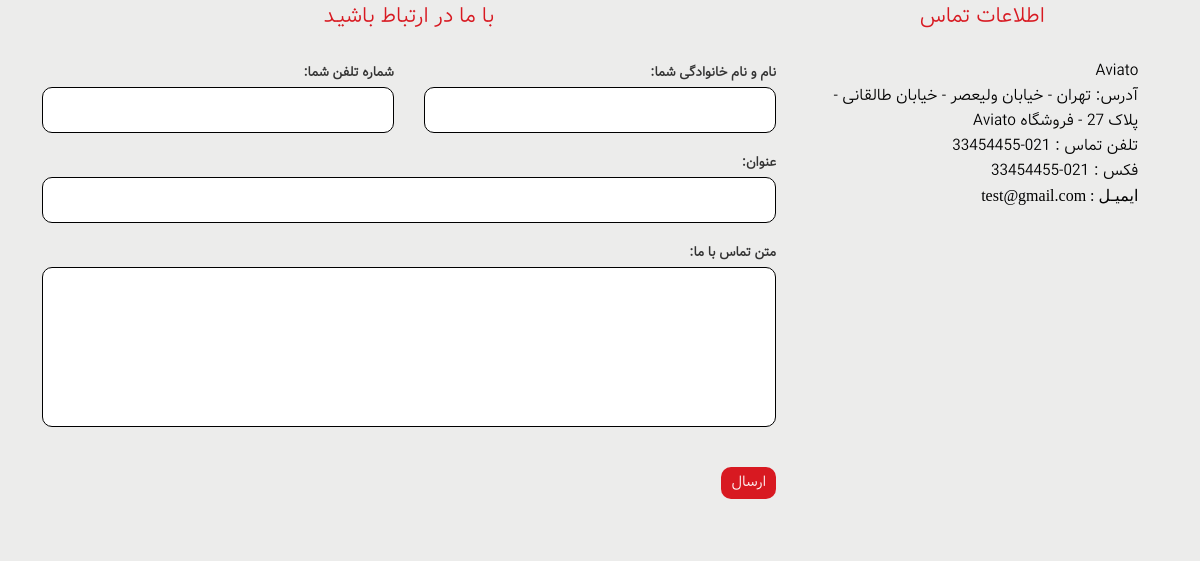
The page /contact-us/ on the database as committed earlier.
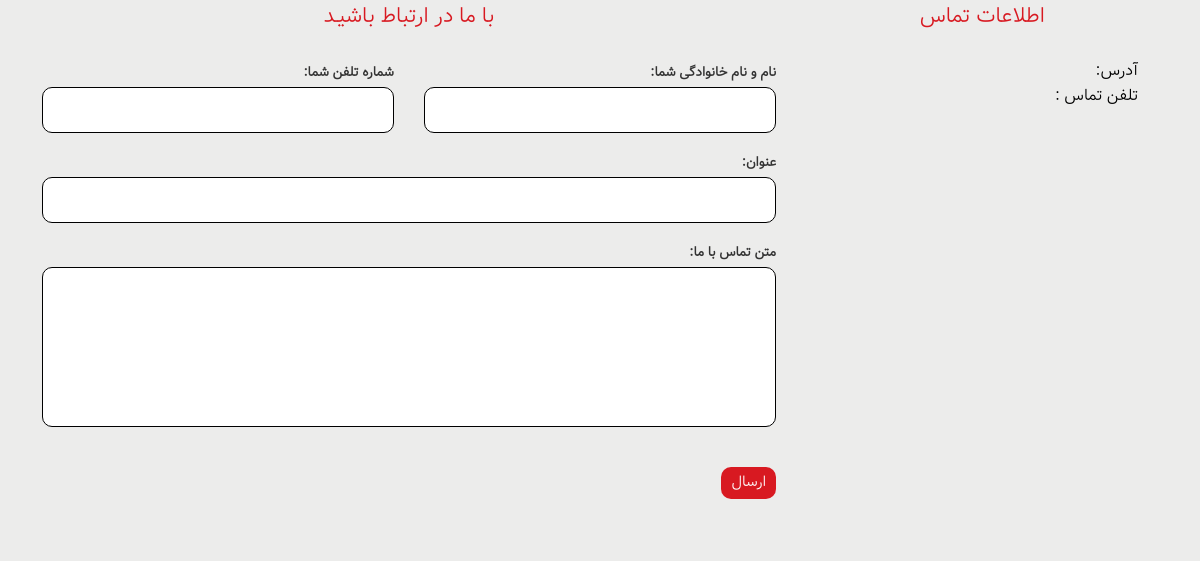
The same page on the database as committed later.
### site_module/models.py (models this page shows, shortened)
class SiteSetting(models.Model):
    site_name = models.CharField(max_length=200, verbose_name='نام سایت')
    site_url = models.CharField(max_length=200, verbose_name='دامنه سایت')
    address = models.CharField(max_length=200, verbose_name='آدرس')
    map_address = models.CharField(max_length=300, null=True, blank=True, verbose_name='لینک مشاهده آدرس در map')
    phone = models.CharField(max_length=200, null=True, blank=True, verbose_name='تلفن')
    fax = models.CharField(max_length=200, null=True, blank=True, verbose_name='فکس')
    email = models.CharField(max_length=200, null=True, blank=True, verbose_name='ایمیل')
    copy_right = models.TextField(verbose_name='متن کپی رایت سایت')
    about_us_text = models.TextField(verbose_name='متن درباره ما سایت')
    site_logo = models.ImageField(upload_to='images/site-setting/', verbose_name='لوگو سایت')
    is_main_setting = models.BooleanField(verbose_name='تنظیمات اصلی')
    class Meta:
        verbose_name = 'تنظیمات سایت'
        verbose_name_plural = 'تنظیمات'

### contact_module/views.py (the view)
# urls.py: path('', views.ContactUsView.as_view(), name='contact_us_page')
class ContactUsView(CreateView):
    form_class = ContactUsModelForm
    template_name = 'contact_module/contact_us_page.html'
    success_url = '/contact-us/'
    def get_context_data(self, *args, **kwargs):
        context = super().get_context_data(*args, **kwargs)
        setting: SiteSetting = SiteSetting.objects.filter(is_main_setting=True).first()
        context['site_setting'] = setting
        return context

### contact_module/forms.py
class ContactUsModelForm(forms.ModelForm):
    class Meta:
        model = ContactUs
        fields = ['full_name', 'phone_number', 'title', 'message']
        widgets = {
            'full_name': forms.TextInput(attrs={
                'class': 'form-control'
            }),
            'phone_number': forms.NumberInput(attrs={
                'class': 'form-control'
            }),
            'title': forms.TextInput(attrs={
                'class': 'form-control'
            }),
            'message': forms.Textarea(attrs={
                'class': 'form-control',
                'rows': 5,
                'id': 'message'
            })
        }
        labels = {
            'full_name': 'نام و نام خانوادگی شما',
            'phone_number': 'شماره تلفن شما'
        }
        error_messages = {
            'full_name': {
                'required': 'نام و نام خانوادگی اجباری می باشد. لطفا وارد کنید'
            },
            'phone_number':{
                'required': 'شماره تلفن اجباری می باشد. لطفا وارد کنید'
            }
        }

### contact_module/templates/contact_module/contact_us_page.html (shortened to what this page needs)
{% extends 'shared/_layout.html' %}
{% block content %}
    <div id="contact-page" class="container">
        <div class="bg">
            <div class="row">
                <div class="col-sm-8">
                    <div class="contact-form">
                        <h2 class="title text-center">با ما در ارتباط باشیـد</h2>
                        <form id="main-contact-form" class="contact-form row" action="{% url 'contact_us_page' %}"
                              method="post">
                            <div class="col-md-6 form-group">
                                {{ form.phone_number.label_tag }}
                                {{ form.phone_number }}
                            </div>
                            <div class="col-md-6 form-group">
                                {{ form.full_name.label_tag }}
                                {{ form.full_name }}
                            </div>
                            <div class="col-md-12 form-group">
                                {{ form.title.label_tag }}
                                {{ form.title }}
                            </div>
                            <div class="col-md-12 form-group">
                                {{ form.message.label_tag }}
                                {{ form.message }}
                            </div>
                            <div class="form-group col-md-12">
                            <button type="submit" class="btn btn-primary pull-right">ارسال</button>
                            </div>
                        </form>
                    </div>
                </div>
                <div class="col-sm-4">
                    <div class="contact-info">
                        <h2 class="title text-center">اطلاعات تماس</h2>
                        <address>
                            <p>{{ site_setting.site_name }}</p>
                            <p> آدرس: {{ site_setting.address }}</p>
                            <p>تلفن تماس : {{ site_setting.phone }}</p>
                            {% if site_setting.fax %}
                                <p>فکس : {{ site_setting.fax }}</p>
                            {% endif %}
                            {% if site_setting.email %}
                                <p style="font-family: tahoma;">ایمیـل : {{ site_setting.email }}</p>
                            {% endif %}
                        </address>
                    </div>
                </div>
            </div>
        </div>
    </div>
{% endblock %}

Rows that differ between the two databases and show on the page:
removed SiteSetting: site_name "Aviato", address "تهران - خیابان ولیعصر - خیابان طالقانی - پلاک 27 - فروشگاه Aviato", phone "021-33454455", fax "021-33454455", email "test@gmail.com"
Other text that changed with them:
text no longer shown: "فکس : ایمیـل :"
